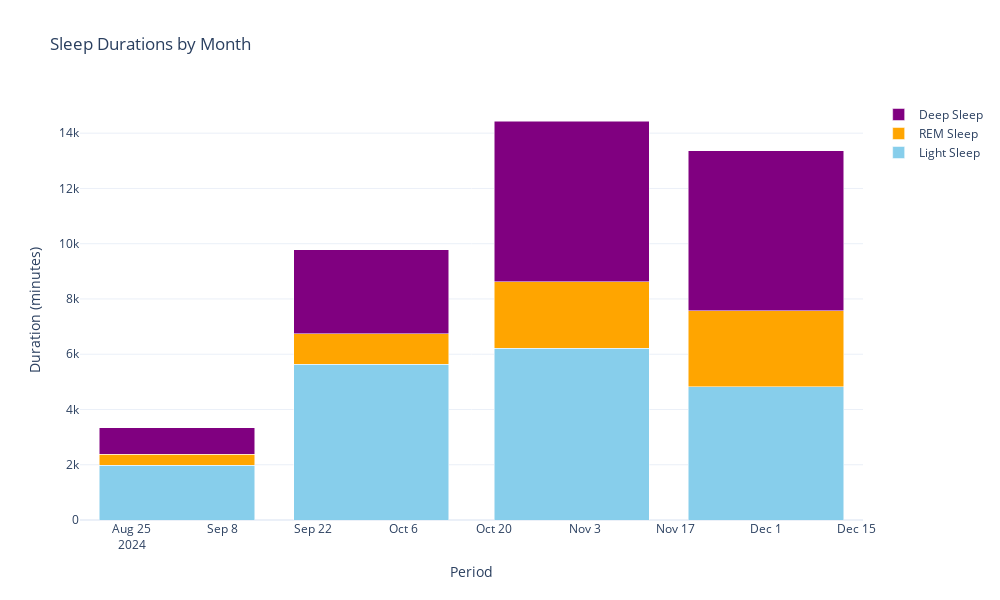

The notebook cell this image was saved under:
### Code cell
agg.plot_States('2023-01-01', end_time, save_png=save)

### Figure 1 — Plotly figure (JSON) as saved in the notebook; plotly's stock layout.template omitted (floating-point values rounded to 4 significant figures)
{"data": [{"marker": {"color": "skyblue"}, "name": "Light Sleep", "type": "bar", "x": ["2024-09", "2024-10", "2024-11", "2024-12"], "y": [1978, 5640, 6213, 4817]}, {"marker": {"color": "orange"}, "name": "REM Sleep", "type": "bar", "x": ["2024-09", "2024-10", "2024-11", "2024-12"], "y": [403.4, 1103.0, 2413.0, 2757.0]}, {"marker": {"color": "purple"}, "name": "Deep Sleep", "type": "bar", "x": ["2024-09", "2024-10", "2024-11", "2024-12"], "y": [955, 3030, 5815, 5788]}], "layout": {"barmode": "stack", "height": 600, "title": {"text": "Sleep Durations by Month"}, "width": 1000, "xaxis": {"title": {"text": "Period"}}, "yaxis": {"title": {"text": "Duration (minutes)"}}}}
